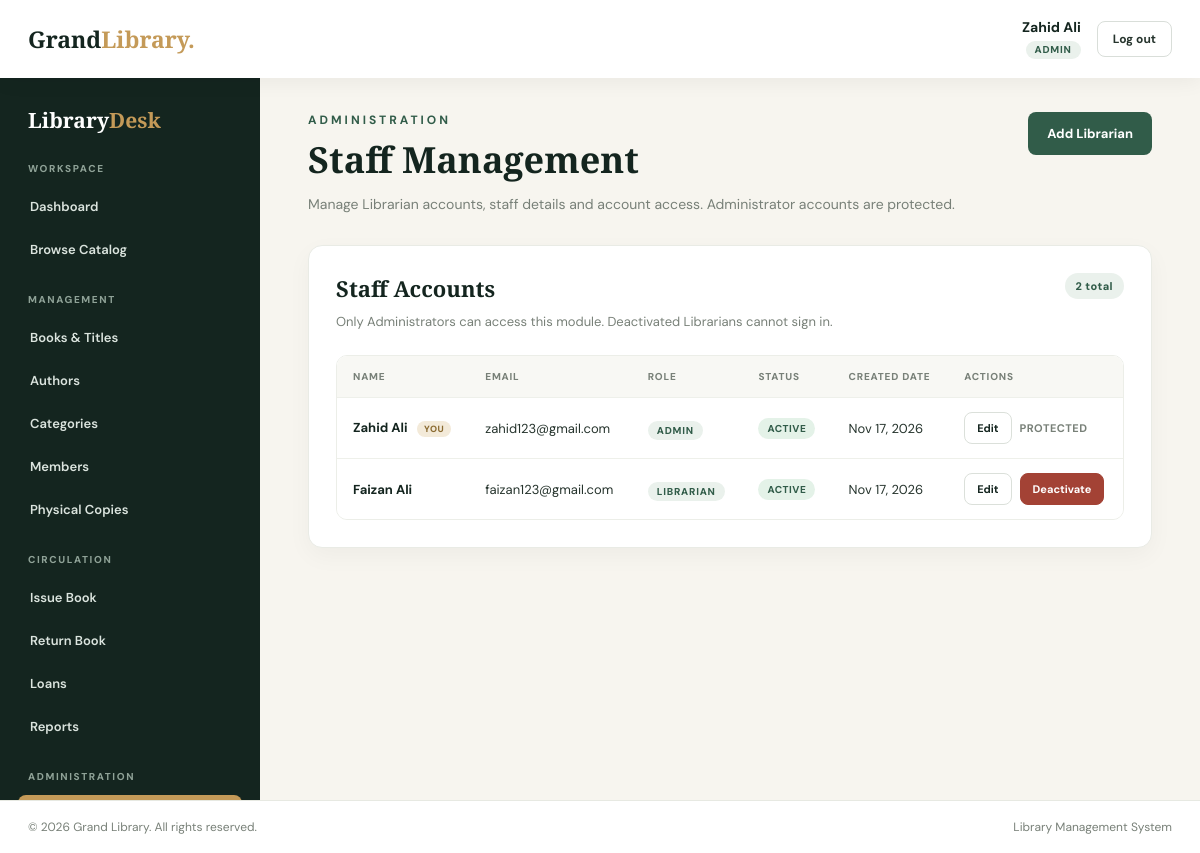
The app's page /staff/index.php (signed in) with its own data.
### tables this page shows
CREATE TABLE `users` (
  `id` int NOT NULL AUTO_INCREMENT,
  `name` varchar(100) NOT NULL,
  `email` varchar(150) NOT NULL,
  `password` varchar(255) NOT NULL,
  `role` enum('Admin','Librarian') NOT NULL DEFAULT 'Librarian',
  `status` enum('Active','Inactive') NOT NULL DEFAULT 'Active',
  `created_at` timestamp NULL DEFAULT CURRENT_TIMESTAMP,
  PRIMARY KEY (`id`),
  UNIQUE KEY `email` (`email`)
);

### includes/functions.php (called while the page is built, shortened)
<?php
function e($value): string
{
    return htmlspecialchars((string)$value, ENT_QUOTES | ENT_SUBSTITUTE, 'UTF-8');
}
function app_url(string $path = ''): string
{
    $documentRoot = isset($_SERVER['DOCUMENT_ROOT']) ? realpath($_SERVER['DOCUMENT_ROOT']) : false;
    $appRoot = realpath(dirname(__DIR__));
    $base = '';
    if ($documentRoot && $appRoot) {
        $docRoot = rtrim(str_replace('\\', '/', $documentRoot), '/');
        $rootPath = rtrim(str_replace('\\', '/', $appRoot), '/');
        if (stripos($rootPath, $docRoot) === 0) {
            $base = substr($rootPath, strlen($docRoot));
        }
    }
    $base = rtrim($base, '/');
    $path = ltrim($path, '/');
    return $base . '/' . $path;
}
function normalize_role(string $role): ?string
{
    if (strcasecmp($role, 'Admin') === 0) {
        return 'Admin';
    }
    return null;
}

### includes/auth.php (called while the page is built, shortened)
<?php
require_once __DIR__ . '/functions.php';
require_once __DIR__ . '/../config/db.php';
function current_user(): ?array
{
    $role = normalize_role((string)($_SESSION['user_role'] ?? ''));
    return [
        'id' => (int)$_SESSION['user_id'],
        'name' => (string)($_SESSION['user_name'] ?? ''),
        'role' => $role,
    ];
}
function require_login(): array
{
    $user = current_user();
    global $conn;
    $stmt = $conn->prepare('SELECT name, role, status FROM users WHERE id = ? LIMIT 1');
    $stmt->bind_param('i', $user['id']);
    if (!$stmt->execute()) {
        $stmt->close();
        logout_user();
        redirect(app_url('login.php'));
    }
    $row = $stmt->get_result()->fetch_assoc();
    $role = $row ? normalize_role((string)$row['role']) : null;
    return [
        'id' => $user['id'],
        'name' => (string)$row['name'],
        'role' => $role,
    ];
}
function require_staff(): array
{
    $user = require_login();
    return $user;
}
function require_admin(): array
{
    $user = require_staff();
    return $user;
}

### staff/index.php (the view, shortened to what this page needs)
<?php
require_once __DIR__ . '/../includes/auth.php';
$admin = require_admin();
$staffResult = $conn->query("
    SELECT id, name, email, role, status, created_at
    FROM users
    ORDER BY (role = 'Admin') DESC, name ASC
");
$staffMembers = [];
if ($staffResult) {
    while ($row = $staffResult->fetch_assoc()) {
        $staffMembers[] = $row;
    }
} else {
    $error = 'Staff accounts could not be loaded right now. Please try again later.';
}
require_once __DIR__ . '/../includes/header.php';
require_once __DIR__ . '/../includes/sidebar.php';
?>
<section class="page-head">
    <div>
        <div class="eyebrow">Administration</div>
        <h1>Staff Management</h1>
        <p>Manage Librarian accounts, staff details and account access. Administrator accounts are protected.</p>
    </div>
    <a class="btn btn-primary" href="<?php echo e(app_url('staff/add.php')); ?>">Add Librarian</a>
</section>
<section class="panel">
    <div class="panel-head">
        <div>
            <h2>Staff Accounts</h2>
            <p class="panel-intro">Only Administrators can access this module. Deactivated Librarians cannot sign in.</p>
        </div>
        <span class="count-pill"><?php echo number_format(count($staffMembers)); ?> total</span>
    </div>
    <div class="table-wrap">
        <table class="data-table" aria-label="Staff accounts">
            <thead>
                <tr>
                    <th scope="col">Name</th>
                    <th scope="col">Email</th>
                    <th scope="col">Role</th>
                    <th scope="col">Status</th>
                    <th scope="col">Created Date</th>
                    <th scope="col">Actions</th>
                </tr>
            </thead>
            <tbody>
                <?php if (count($staffMembers) === 0): ?>
                    <tr>
                        <td colspan="6" class="empty-cell">No staff accounts found.</td>
                    </tr>
                <?php else: ?>
                    <?php foreach ($staffMembers as $member): ?>
                        <?php
                        $createdLabel = $member['created_at']
                            ? date('M j, Y', strtotime($member['created_at']))
                            : '&mdash;';
                        $isLibrarian = $member['role'] === 'Librarian';
                        $isActive = strcasecmp((string)$member['status'], 'Active') === 0;
                        ?>
                        <tr>
                            <td>
                                <span class="staff-name"><?php echo e($member['name']); ?></span>
                                <?php if ((int)$member['id'] === (int)$admin['id']): ?>
                                    <span class="self-label">You</span>
                                <?php endif; ?>
                            </td>
                            <td><?php echo e($member['email']); ?></td>
                            <td><span class="role-badge"><?php echo e($member['role']); ?></span></td>
                            <td>
                                <span class="status-badge <?php echo $isActive ? 'status-active' : 'status-inactive'; ?>">
                                    <?php echo e($member['status']); ?>
                                </span>
                            </td>
                            <td><?php echo $createdLabel; ?></td>
                            <td class="table-actions">
                                <a class="btn btn-secondary btn-small"
                                   href="<?php echo e(app_url('staff/edit.php?id=' . (int)$member['id'])); ?>">Edit</a>
                                <?php if ($isLibrarian): ?>
                                    <form method="post" action="<?php echo e(app_url('staff/status.php')); ?>" class="inline-form">
                                        <button type="submit" class="btn btn-small <?php echo $isActive ? 'btn-danger' : 'btn-secondary'; ?>">
                                            <?php echo $isActive ? 'Deactivate' : 'Reactivate'; ?>
                                        </button>
                                    </form>
                                <?php else: ?>
                                    <span class="protected-label">Protected</span>
                                <?php endif; ?>
                            </td>
                        </tr>
                    <?php endforeach; ?>
                <?php endif; ?>
            </tbody>
        </table>
    </div>
</section>
<?php require_once __DIR__ . '/../includes/footer.php'; ?>

### includes/header.php (shortened to what this page needs)
<?php
require_once __DIR__ . '/auth.php';
$staff = current_user();
?>
<!DOCTYPE html>
<html lang="en">
<head>
    <link rel="stylesheet" href="<?php echo e(app_url('assets/tera.css')); ?>">
</head>
<body class="staff-body">
<header class="staff-topbar">
    <a class="logo staff-logo" href="<?php echo e(app_url('dashboard.php')); ?>">Grand<span>Library.</span></a>
    <div class="staff-user">
        <div class="staff-user-info">
            <div class="staff-user-name"><?php echo e($staff['name']); ?></div>
            <span class="role-badge"><?php echo e($staff['role']); ?></span>
        </div>
        <form method="post" action="<?php echo e(app_url('logout.php')); ?>" class="logout-form">
            <button type="submit" class="logout-btn">Log out</button>
        </form>
    </div>
</header>
<div class="staff-layout">

### records on screen
users: name "Zahid Ali", role "ADMIN", shows "YOU", email "zahid123@gmail.com", status "ACTIVE", created_at "Nov 17, 2026", shows "PROTECTED"
users: name "Faizan Ali", email "faizan123@gmail.com", role "LIBRARIAN", status "ACTIVE", created_at "Nov 17, 2026", shows "Deactivate"

### other values on screen
count($staffMembers) "2"
